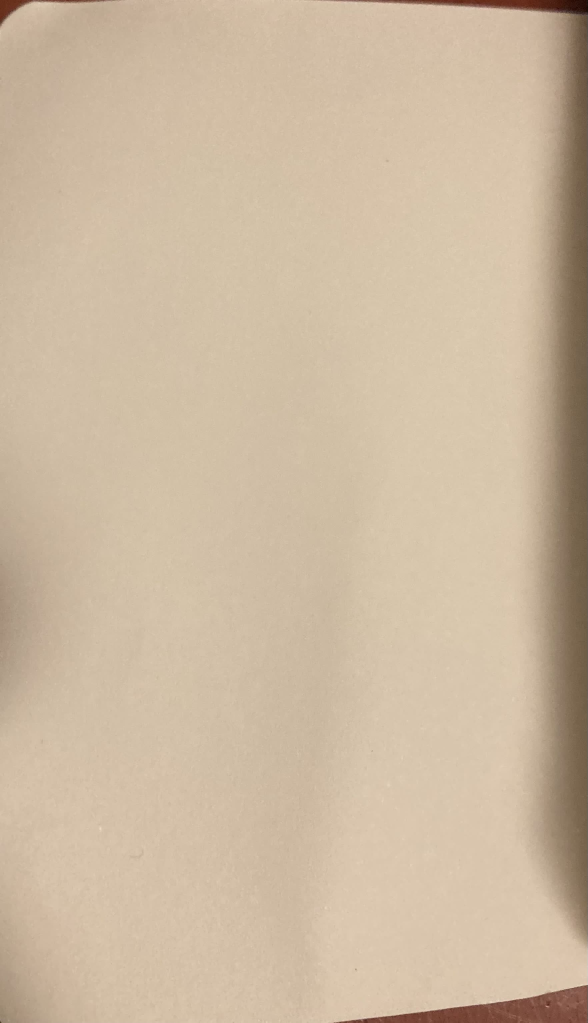
#> input picture trocr/data/backgrounds/paper-1.jpg, 1763 x 3068 px (shown at 1/3 size)
$ python -i make_font_dataset.py   (imports and definitions only)
#> lines starting #> are read from the running program, lines starting #| are printed output that depends on the picture
#> further down, picture is the input picture: PIL image 1763x3068 RGB; mean R, G, B 204.5, 185.2, 160.8
from random import Random
from datasets import Dataset
from PIL import Image
import PIL.ImageDraw as ImageDraw
import PIL.ImageFont as ImageFont
from PIL import ImageEnhance, ImageOps
from pathlib import Path
from IPython.display import display
import concurrent.futures
import time

random = Random()

font_cache = {}
data_dir = Path(__file__).joinpath('../../data').resolve()
fonts_dir = data_dir.joinpath('fonts/').resolve()

available_backgrounds = list(data_dir.joinpath('backgrounds/').glob('*.jpg'))
available_fonts = list(fonts_dir.glob('*.ttf'))

# [18 lines left out: function get_font, not called in this run]

def safe_randint(a: int, b: int):
	""" A version of [random.randint] that does not raise an exception when its endpoints are equal. """
	a = int(a)
	b = int(b)
	start = min(a, b)
	end = max(a, b)
	if start == end:
		return a
	return random.randint(start, end)

def add_background(image: Image.Image):
	""" Adds a random paper-like background to the given [image] """
	random_background_path = random.choice(available_backgrounds)
	background = Image.open(random_background_path).convert('RGBA')
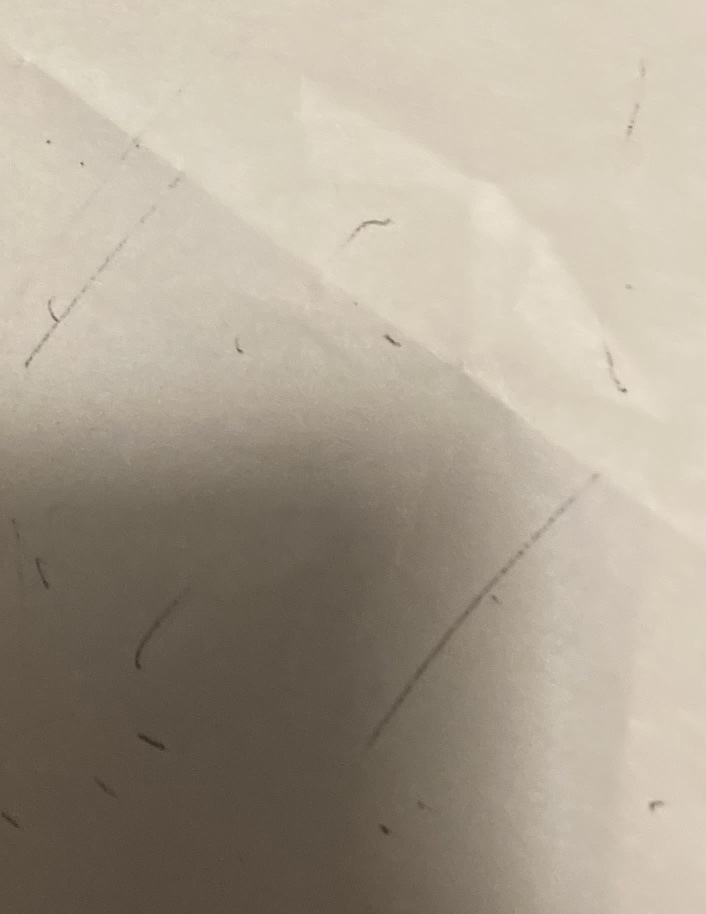
#> input picture trocr/data/backgrounds/post-it-note-1.jpg, 1412 x 1828 px (shown at 1/2 size)
	# Adjust the scale/rotation of the background prior to using it
	if random.random() > 0.5:
		background = background.transpose(Image.Transpose.ROTATE_90)
	scale = random.random() + 0.5
	background_new_width = int(max(background.size[0] * scale, image.size[0]))
#> background_new_width = 1763
	background_new_height = int(max(background.size[1] * scale, image.size[1]))
#> background_new_height = 3068
	# The background needs to be at least as large as the given image:
	background = background.resize((background_new_width, background_new_height))
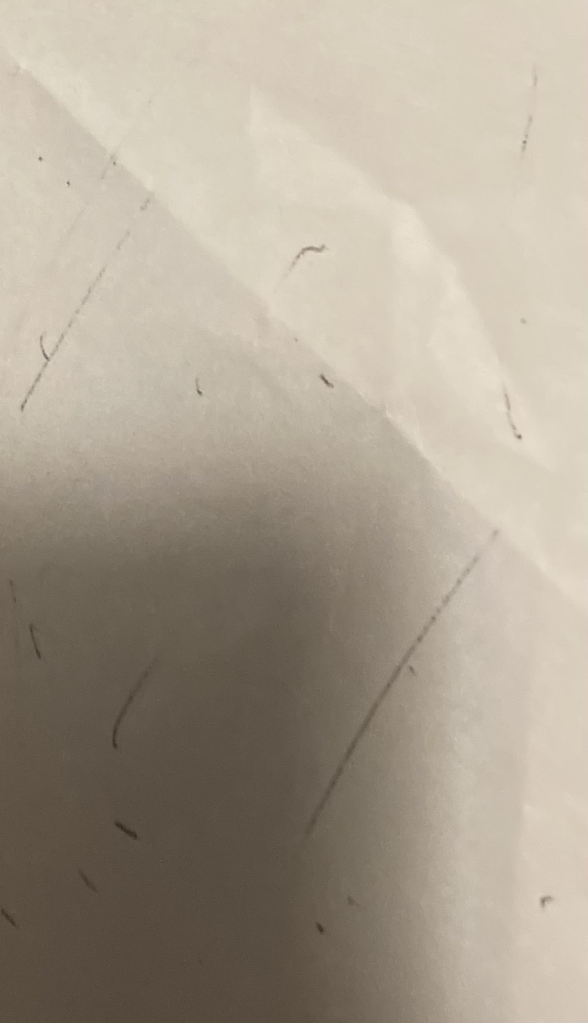
#> background: PIL image 1763x3068 RGBA (shown at 1/3 size); mean R, G, B, A 171, 160.9, 145.3, 255
	# The background can be at most as large as the given image:
	crop_x, crop_y = safe_randint(0, background.size[0] - image.size[0]), safe_randint(0, background.size[1] - image.size[1])
#> crop_x = 0; crop_y = 0
	background = background.crop((crop_x, crop_y, crop_x + image.size[0], crop_y + image.size[1]))
	# Adjust the background's style
	background = ImageEnhance.Brightness(background).enhance(random.random() * 0.6 + 0.8)
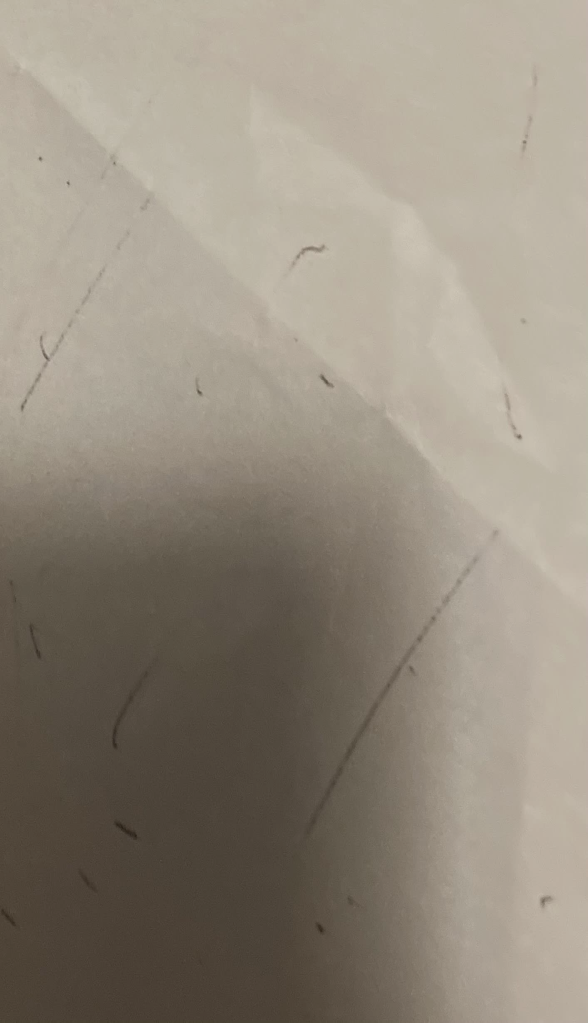
#> background: PIL image 1763x3068 RGBA (shown at 1/3 size); mean R, G, B, A 148.4, 139.6, 126, 255
	background = ImageEnhance.Color(background).enhance(random.random() + 0.45)
	# Blend them:
#> (the run stopped early here; a loop or call above may not have finished)
